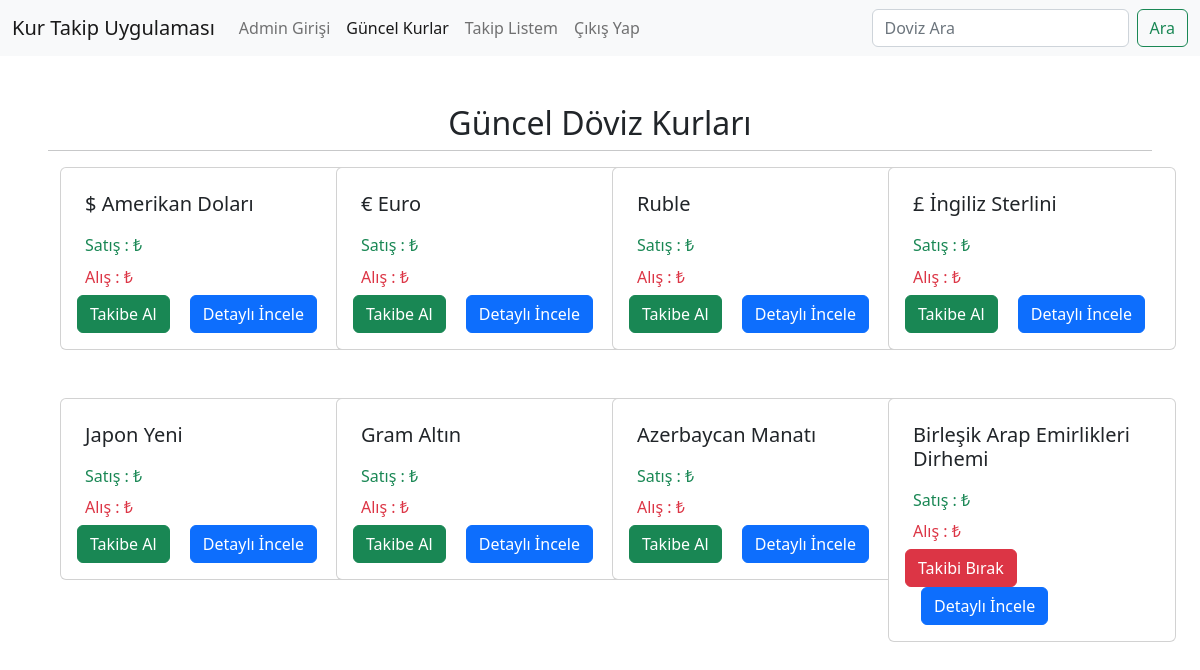
Page /index.php (signed in) on the committed database.
### tables this page shows
CREATE TABLE `dovizler` (
  `id` int(11) NOT NULL,
  `doviz_kodu` varchar(50) NOT NULL,
  `doviz_adi` varchar(50) NOT NULL
);

### index.php (the view, shortened to what this page needs)
<?php
include 'header.php';
?>
<section class="m-5">
    <div class="container">
        <div class="row">
            <h2 class="text-center">Güncel Döviz Kurları</h2>
            <hr>
            <?php
            foreach ($dovizler as $doviz) { ?>
                <div class="col-md-3 mb-5">
                    <div class="card" style="width: 18rem;">
                        <div class="card-body">
                            <h5 class="card-title p-2"><?= $doviz->doviz_adi ?></h5>
                            <h6 class="card-subtitle p-2 text-muted"><span class="text-success">Satış : <?= getDoviz($doviz->doviz_kodu, 'Buying') ?> ₺</span></h6>
                            <h6 class="card-subtitle p-2 text-muted"><span class="text-danger">Alış : <?= getDoviz($doviz->doviz_kodu, 'Selling') ?> ₺ </span></h6>
                            <div class="islemler">
                                <?php
                                $takip_sorgu = $db->prepare("SELECT * FROM doviz_takip WHERE doviz_id = :doviz_id and uye_id = :uye_id");
                                $takip_sorgu->execute(array(
                                    'uye_id' => $kullanicicek['id'],
                                    'doviz_id' => $doviz->id
                                ));
                                $takip_say = $takip_sorgu->rowCount();
                                if ($takip_say < 1) { ?>
                                    <a href="takip.php?takip=ok&id=<?= $doviz->id ?>" class="card-link btn btn-success">Takibe Al</a>
                                <?php } else { ?>
                                    <a href="takip.php?takip=ok&id=<?= $doviz->id ?>" class="card-link btn btn-danger">Takibi Bırak</a>
                                <?php } ?>
                                <a href="#" class="card-link btn btn-primary">Detaylı İncele</a>
                            </div>
                        </div>
                    </div>
                </div>
            <?php } ?>
        </div>
    </div>
</section>
<?php include 'footer.php'; ?>

### rows in the picture
dovizler: doviz_adi "$ Amerikan Doları"
dovizler: doviz_adi "€ Euro"
dovizler: doviz_adi "Ruble"
dovizler: doviz_adi "£ İngiliz Sterlini"
dovizler: doviz_adi "Japon Yeni"
dovizler: doviz_adi "Gram Altın"
dovizler: doviz_adi "Azerbaycan Manatı"
dovizler: doviz_adi "Birleşik Arap Emirlikleri Dirhemi"
